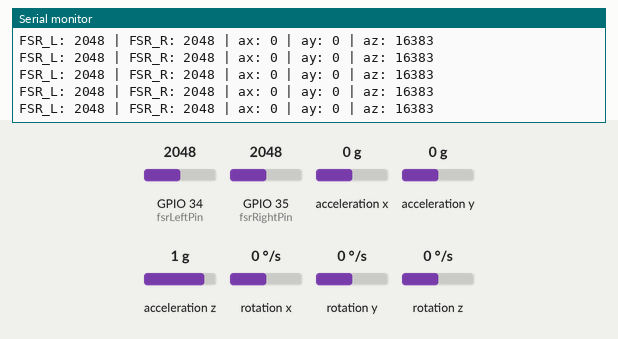
The sketch below on a simulated ESP32. On the bench: the last lines printed to the serial monitor. The inputs (shaded band) are chosen by the test bench; at power-on: GPIO 34 (fsrLeftPin) = 2048, GPIO 35 (fsrRightPin) = 2048, acceleration x 0 g, acceleration y 0 g, acceleration z 1 g, rotation x 0 °/s, rotation y 0 °/s, rotation z 0 °/s. USB keyboard and mouse output is not drawn.

Above: at 4.2 s.
4.3 s: GPIO 34 (fsrLeftPin) set to 328
At 5.0 s:
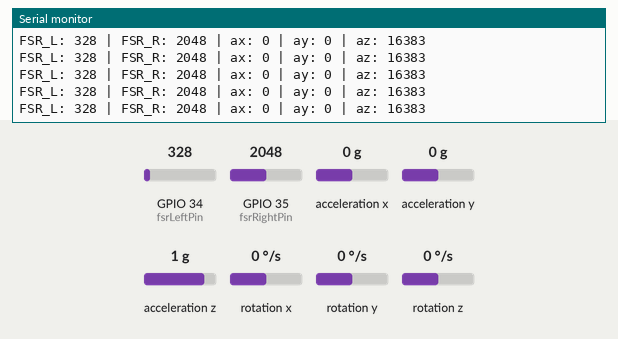
5.8 s: GPIO 34 (fsrLeftPin) set to 281
At 6.3 s:
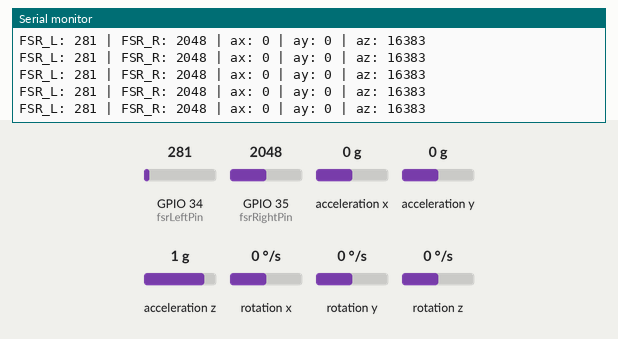
Timing chart, 0 to 8.8 s (numbered marks = the images above; inputs shaded):
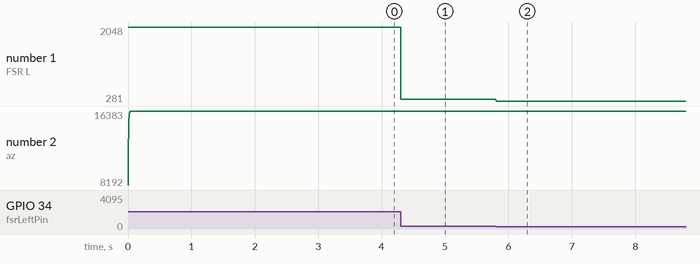

The sketch:

media.ino
```cpp
// Mojo Wave - Gauntlet Media Control Only
// ESP32 + MPU6050 + 2x FSRs | Media Control via Gestures + Taps

#include <Wire.h>
#include <MPU6050.h>
#include <BleKeyboard.h>

MPU6050 mpu;
BleKeyboard bleKeyboard;

// === Pin Configuration ===
const int fsrLeftPin = 34;
const int fsrRightPin = 35;

// === Thresholds ===
const int fsrThreshold = 300;
const int liftThreshold = -9000;
const int dropThreshold = 9000;
const int swipeRightThresh = 9000;
const int swipeLeftThresh = -7000;
const int deadZoneMin = -3000;
const int deadZoneMax = 3000;

// === Gesture & Cooldown ===
unsigned long lastGestureTime = 0;
const unsigned long gestureCooldown = 800;
int16_t last_ax = 0, last_ay = 0, last_az = 0;

void setup() {
  Serial.begin(115200);
  Wire.begin(21, 22);

  mpu.initialize();
  if (!mpu.testConnection()) {
    Serial.println("MPU6050 not connected!");
    while (1);
  }
  Serial.println("MPU6050 ready");

  bleKeyboard.begin();
}

void loop() {
  int fsrLeftValue = analogRead(fsrLeftPin);
  int fsrRightValue = analogRead(fsrRightPin);

  int16_t ax, ay, az;
  mpu.getAcceleration(&ax, &ay, &az);
  ax = (ax + last_ax) / 2;
  ay = (ay + last_ay) / 2;
  az = (az + last_az) / 2;
  last_ax = ax;
  last_ay = ay;
  last_az = az;

  Serial.print("FSR_L: "); Serial.print(fsrLeftValue);
  Serial.print(" | FSR_R: "); Serial.print(fsrRightValue);
  Serial.print(" | ax: "); Serial.print(ax);
  Serial.print(" | ay: "); Serial.print(ay);
  Serial.print(" | az: "); Serial.println(az);

  if (millis() - lastGestureTime < gestureCooldown) return;

  // === FSR Media Taps ===
  if (fsrLeftValue > fsrThreshold) {
    Serial.println("⏯️ Play/Pause (FSR Left)");
    bleKeyboard.write(KEY_MEDIA_PLAY_PAUSE);
    lastGestureTime = millis();
  } else if (fsrRightValue > fsrThreshold) {
    Serial.println("🔇 Mute (FSR Right)");
    bleKeyboard.write(KEY_MEDIA_MUTE);
    lastGestureTime = millis();
  }

  // === Gesture Media Control ===
  else if (abs(ay) > abs(ax) && abs(ay) > abs(az)) {
    if (ay < liftThreshold) {
      Serial.println("🡹 Volume Up (Lift)");
      bleKeyboard.write(KEY_MEDIA_VOLUME_UP);
      lastGestureTime = millis();
    } else if (ay > dropThreshold) {
      Serial.println("🡻 Volume Down (Drop)");
      bleKeyboard.write(KEY_MEDIA_VOLUME_DOWN);
      lastGestureTime = millis();
    }
  } else if (abs(ax) > abs(ay) && abs(ax) > abs(az)) {
    if (ax > swipeRightThresh) {
      Serial.println("➡️ Next Track");
      bleKeyboard.write(KEY_MEDIA_NEXT_TRACK);
      lastGestureTime = millis();
    } else if (ax < swipeLeftThresh) {
      Serial.println("⬅️ Previous Track");
      bleKeyboard.write(KEY_MEDIA_PREVIOUS_TRACK);
      lastGestureTime = millis();
    }
  }

  delay(20);
}
```

Measured:
- after the input at 4.3 s, the serial monitor: prints a new line at once (image 1)
- after the input at 5.8 s, the serial monitor: prints a new line at once (image 2)
- plotted number 1: 2048 → 328 after the input at 4.3 s, 328 → 281 after the input at 5.8 s
